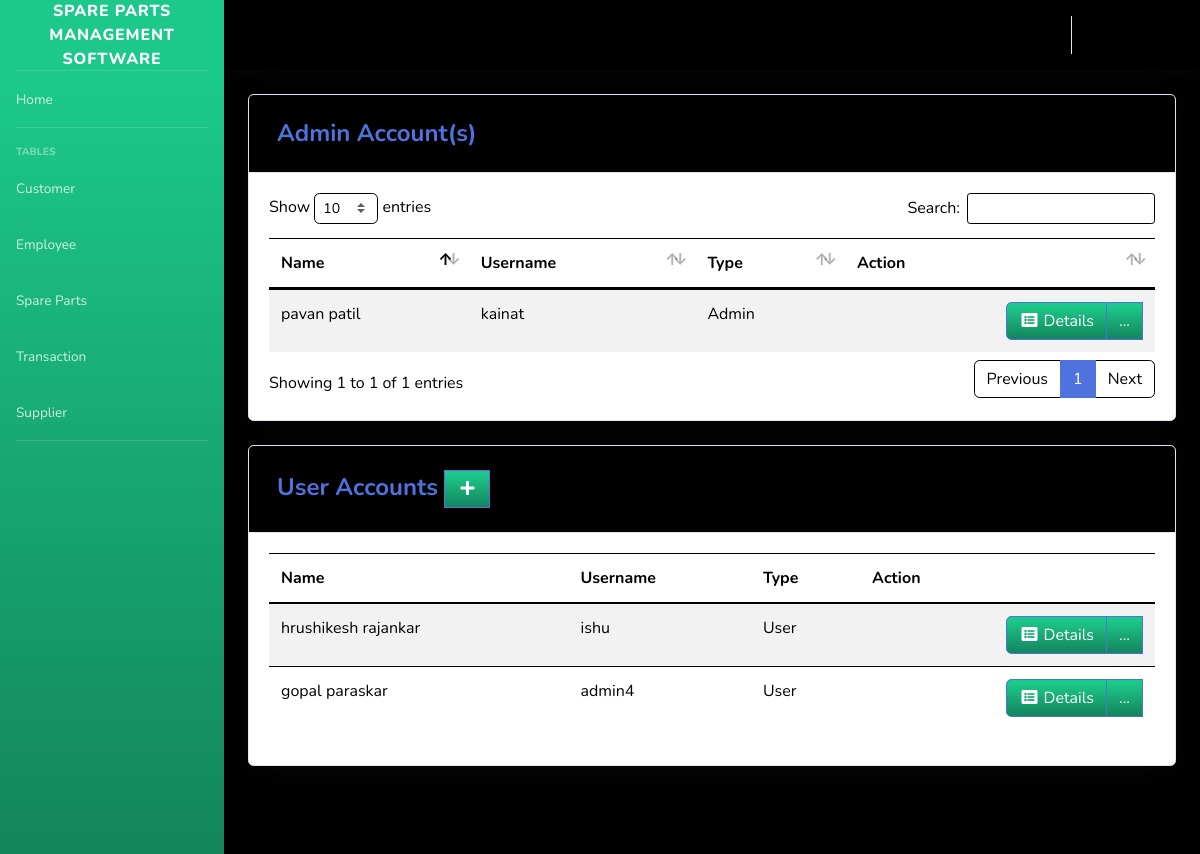
Screenshot of /pages/user.php (signed in) with the database file from the repository.
### tables this page shows
CREATE TABLE `users` (
  `ID` int(11) NOT NULL,
  `EMPLOYEE_ID` int(11) DEFAULT NULL,
  `USERNAME` varchar(50) DEFAULT NULL,
  `PASSWORD` varchar(50) DEFAULT NULL,
  `TYPE_ID` int(11) DEFAULT NULL
);

CREATE TABLE `employee` (
  `EMPLOYEE_ID` int(11) NOT NULL,
  `FIRST_NAME` varchar(50) DEFAULT NULL,
  `LAST_NAME` varchar(50) DEFAULT NULL,
  `GENDER` varchar(50) DEFAULT NULL,
  `EMAIL` varchar(100) DEFAULT NULL,
  `PHONE_NUMBER` varchar(11) DEFAULT NULL,
  `JOB_ID` int(11) DEFAULT NULL,
  `LOCATION_ID` int(11) DEFAULT NULL
);

CREATE TABLE `type` (
  `TYPE_ID` int(11) NOT NULL,
  `TYPE` varchar(50) DEFAULT NULL
);

### pages/user.php (the view, shortened to what this page needs)
<?php
include'../includes/connection.php';
include'../includes/sidebar.php';
?>
         <div class="card shadow mb-4">
            <div class="card-header py-3">
              <h4 class="m-2 font-weight-bold text-primary">Admin Account(s)</h4>
            </div>
            <div class="card-body">
            <div class="table-responsive">
           <table class="table table-striped" id="dataTable" width="100%" cellspacing="0">
               <thead>
                   <tr>
                       <th>Name</th>
                       <th>Username</th>
                       <th>Type</th>
                       <th>Action</th>
                   </tr>
               </thead>
          <tbody>
<?php
    $query = 'SELECT ID, FIRST_NAME,LAST_NAME,USERNAME, t.TYPE
              FROM users u
              JOIN employee e ON e.EMPLOYEE_ID=u.EMPLOYEE_ID
              JOIN type t ON t.TYPE_ID=u.TYPE_ID
              WHERE u.TYPE_ID=1';
        $result = mysqli_query($db, $query) or die (mysqli_error($db));
            while ($row = mysqli_fetch_assoc($result)) {
                echo '<tr>';
                echo '<td>'. $row['FIRST_NAME'].' '. $row['LAST_NAME'].'</td>';
                echo '<td>'. $row['USERNAME'].'</td>';
                echo '<td>'. $row['TYPE'].'</td>';
                      echo '<td align="right"> <div class="btn-group">
                              <a type="button" class="btn btn-primary bg-gradient-success" href="us_searchfrm.php?action=edit & id='.$row['ID'] . '"><i class="fas fa-fw fa-list-alt"></i> Details</a>
                            <div class="btn-group">
                              <a type="button" class="btn btn-primary bg-gradient-success dropdown no-arrow" data-toggle="dropdown" style="color:white;">
                              ... <span class="caret"></span></a>
                            <ul class="dropdown-menu text-center" role="menu">
                                <li>
                                  <a type="button" class="btn btn-primary bg-gradient-primary btn-block" style="border-radius: 0px;" href="us_edit.php?action=edit & id='.$row['ID']. '">
                                    <i class="fas fa-fw fa-edit"></i> Edit
                                  </a>
                                </li>
                                </li>
                            </ul>
                            </div>
                          </div></td>';
                echo '</tr> ';
                        }
?>
                                </tbody>
                            </table>
                        </div>
                    </div>
                  </div>
         <div class="card shadow mb-4">
            <div class="card-header py-3">
              <h4 class="m-2 font-weight-bold text-primary">User Accounts&nbsp;<a  href="#" data-toggle="modal" data-target="#supplierModal" type="button" class="btn btn-primary bg-gradient-success" style="border-radius: 0px;"><i class="fas fa-fw fa-plus"></i></a></h4>
            </div>
            <div class="card-body">
            <div class="table-responsive">
           <table class="table table-striped" id="dataTable" width="100%" cellspacing="0">
               <thead>
                   <tr>
                       <th>Name</th>
                       <th>Username</th>
                       <th>Type</th>
                       <th>Action</th>
                   </tr>
               </thead>
          <tbody>
<?php
    $query = 'SELECT ID, FIRST_NAME,LAST_NAME,USERNAME, t.TYPE
              FROM users u
              JOIN employee e ON e.EMPLOYEE_ID=u.EMPLOYEE_ID
              JOIN type t ON t.TYPE_ID=u.TYPE_ID
              WHERE u.TYPE_ID=2';
        $result = mysqli_query($db, $query) or die (mysqli_error($db));
            while ($row = mysqli_fetch_assoc($result)) {
                echo '<tr>';
                echo '<td>'. $row['FIRST_NAME'].' '. $row['LAST_NAME'].'</td>';
                echo '<td>'. $row['USERNAME'].'</td>';
                echo '<td>'. $row['TYPE'].'</td>';
                      echo '<td align="right"> <div class="btn-group">
                              <a type="button" class="btn btn-primary bg-gradient-success" href="us_searchfrm.php?action=edit & id='.$row['ID'] . '"><i class="fas fa-fw fa-list-alt"></i> Details</a>
                            <div class="btn-group">
                              <a type="button" class="btn btn-primary bg-gradient-success dropdown no-arrow" data-toggle="dropdown" style="color:white;">
                              ... <span class="caret"></span></a>
                            <ul class="dropdown-menu text-center" role="menu">
                                <li>
                                  <a type="button" class="btn btn-primary bg-gradient-primary btn-block" style="border-radius: 0px;" href="us_edit.php?action=edit & id='.$row['ID']. '">
                                    <i class="fas fa-fw fa-edit"></i> Edit
                                  </a>
                                </li>
                            </ul>
                            </div>
                          </div></td>';
                echo '</tr> ';
                        }
?>
                                </tbody>
                            </table>
                        </div>
                    </div>
                  </div>
<?php
include'../includes/footer.php';
?>

### rows the page displays
users: EMPLOYEE_ID.FIRST_NAME "pavan", EMPLOYEE_ID.LAST_NAME "patil", USERNAME "kainat", TYPE_ID.TYPE "Admin"
users: EMPLOYEE_ID.FIRST_NAME "hrushikesh", EMPLOYEE_ID.LAST_NAME "rajankar", USERNAME "ishu", TYPE_ID.TYPE "User"
users: EMPLOYEE_ID.FIRST_NAME "gopal", EMPLOYEE_ID.LAST_NAME "paraskar", USERNAME "admin4", TYPE_ID.TYPE "User"
